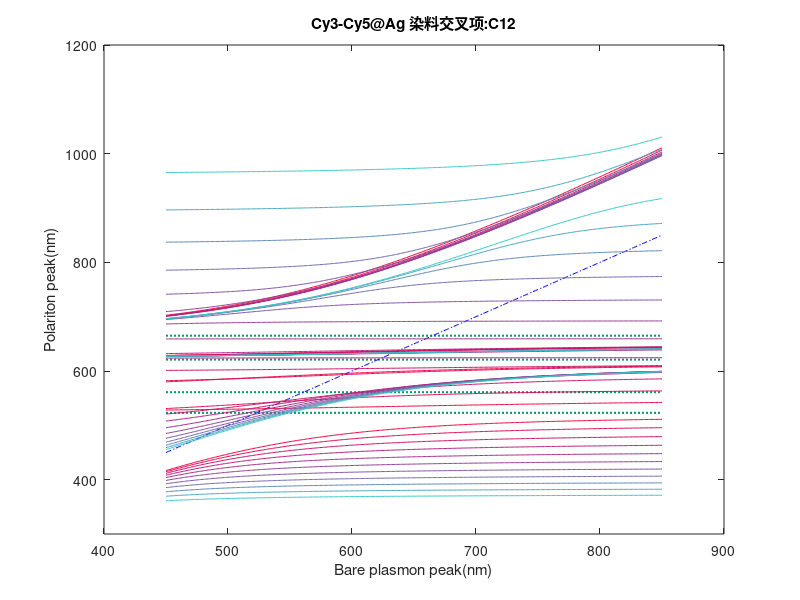

Source code (MATLAB): (Note: this script raises an error after producing the figure.)
% 【双染料-银膜耦合 染料交叉项调试-变银峰】
% 考虑染料峰间相互作用，即含非零dye-dye非对角元，生成理论值曲线

clear; clc;

He=1243.125; % 波长和能量换算常数 （nm->eV, E=hc/lamda） 

L=[523 561 621 665];	% 纯染料峰波长 [Cy3左 Cy3右 Cy5左 Cy5右]
E=He./L;                % 各波长对应能量

D=[0.16139      0.26151      0.16139      0.26151];   % 耦合参数Delta_1~4

p = 1;          % 步长(nm)
Lp=450:p:850;   % 横轴：波长450~850(nm)
n=(400/p)+1;    % 离散点组数目
C=11;           % 染料交叉项取值数
cp=0.1;         % 染料交叉项取值步长
Eg=zeros(C,n,5);    % C*n*5列的2D数组，记录在一个染料交叉值下第行数个波长的5个矩阵特征值

% 染料交叉项
C12=0;
C13=0;
C14=0;
C23=0;
C24=0;
C34=0;
CC='12';

% 染料交叉项取值遍历
for c=1:C
    C12=(c-1)*cp;
    % 波长取值遍历
    for i=1:n
        S=He/Lp(i);  % 当前波长能量（作为纯银膜峰位波长）
        A=[
        S   ,D(1),D(2),D(3),D(4);
        D(1),E(1),C12 ,C13 ,C14 ;
        D(2),C12 ,E(2),C23 ,C24 ;
        D(3),C13 ,C23 ,E(3),C34 ;
        D(4),C14 ,C24 ,C34 ,E(4);
        ];
        Eg(c,i,:) = sort(eig(A),'descend');   % 求A的（5个）特征值（能量）
    end
end
Lac = He ./ Eg;    % 将特征能量转换到特征波长（数组）


% 作图
figure
set(gcf, 'Position', [0, 0, 700, 600]); 
axis([450,850 450,850]);
darkGreen = [4 157 107]/255; lw = 1.5;
for i=1:4
    plot([450,850],[L(i),L(i)], ':','color',darkGreen,'linewidth',lw);  hold on;            % 染料4峰参考线（Cy3左右、Cy5左右）
end
plot(Lp,Lp, 'b-. ');                                                                        % 纯银膜参考线
% 极化子色散峰（计算结果）
colp=200/C;
cNc=colp*C;
for lc=1:C
    cnc=colp*lc;
    currColor = [255-cnc cnc^2/cNc sqrt(cnc*cNc)]/255;
    for li=1:5
        plot(Lp,Lac(lc,:,li),'-','color',currColor);
    end
end
ylim([300 1200]);
xlabel('Bare plasmon peak(nm)');
ylabel('Polariton peak(nm)');
title(['Cy3-Cy5@Ag 染料交叉项:C',CC]);


% 作子图
figure
TLY = tiledlayout(2,3); % 窗口布局
set(gcf, 'Position', [0, 0, 1600, 1200]); 
colp=200/C;
cNc=colp*C;
for li=1:5
    nexttile
    plot(Lp,Lp, 'b-. ');  hold on;
    for i=1:4
        plot([450,850],[L(i),L(i)], ':','color',darkGreen,'linewidth',lw);  hold on;
    end
    for lc=1:C
        cnc=colp*lc;
        currColor = [255-cnc cnc^2/cNc sqrt(cnc*cNc)]/255;
        plot(Lp,Lac(lc,:,li),'-','color',currColor); hold on;
    end
    ylim([300 1200]);
    xlabel('Bare plasmon peak(nm)');
    ylabel('Polariton peak(nm)');
    title(['峰:',num2str(li),' | C',CC]);
end
nexttile
for lc=1:C
    cnc=colp*lc;
    currColor = [255-cnc cnc^2/cNc sqrt(cnc*cNc)]/255;
    plot([0,1],[(lc-1)*cp,(lc-1)*cp],'-','color',currColor); hold on;
end
ylabel(['C',CC]);
title(['C',CC,' - 色彩对照']);

% 输出数据
data=zeros(n,C*5+1);
data(:,1)=Lp;
for lc=1:C
    for li=1:5
        data(:,(li-1)*C+lc+1)=Lac(lc,:,li);
%         data(:,(lc-1)*5+li+1)=Lac(lc,:,li);
    end
end

save(['Ag_C',CC,'.txt'], 'data', '-ascii');
